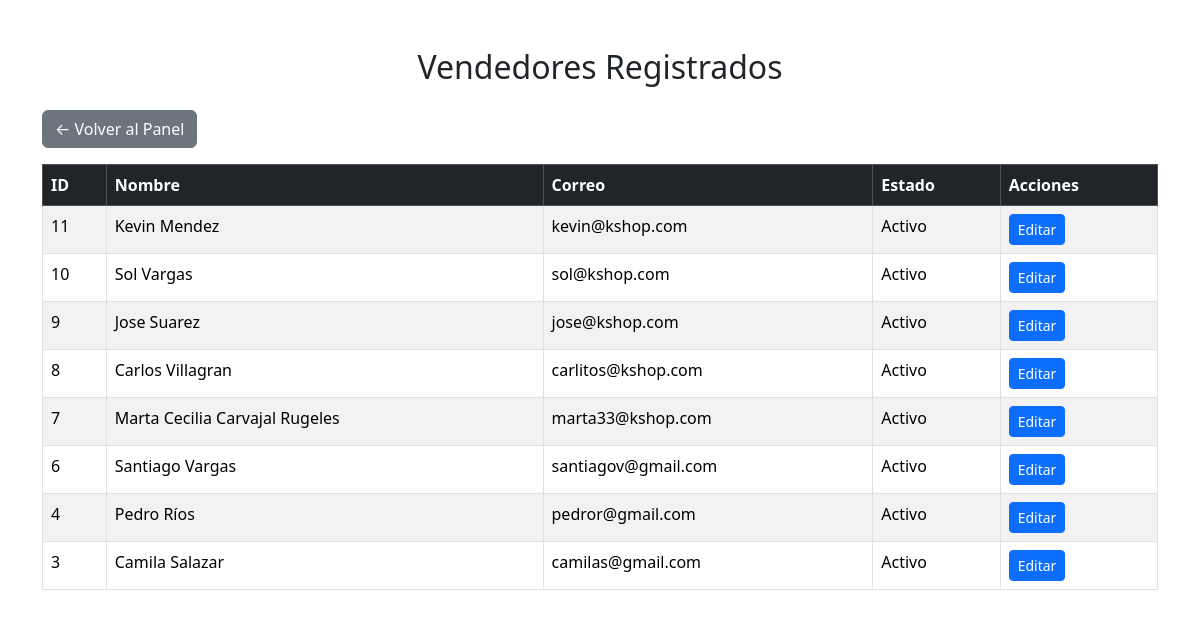
Page /php/consultar_vendedores.php (signed in) on the committed database.
### tables this page shows
CREATE TABLE `empleado` (
  `ID_Empleado` int(11) NOT NULL,
  `Nombre` varchar(50) NOT NULL,
  `Cargo` varchar(50) NOT NULL,
  `Correo` varchar(100) NOT NULL,
  `Contrasena` varchar(255) NOT NULL,
  `Fecha_Contratacion` date DEFAULT (curdate()),
  `Estado` enum('Activo','Inactivo','Suspendido') DEFAULT 'Activo'
);

### php/consultar_vendedores.php (the view, shortened to what this page needs)
<?php
include '../conexion/conexion.php';
?>
<!DOCTYPE html>
<html lang="es">
<head>
  <link rel="stylesheet" href="../Estilos/stilos.css">
  <link href="https://cdn.jsdelivr.net/npm/bootstrap@5.3.7/dist/css/bootstrap.min.css" rel="stylesheet">
</head>
<body>
<div class="container mt-5">
  <h2 class="text-center mb-4">Vendedores Registrados</h2>
  <a href="../Paneles/paneladmin.php" class="btn btn-secondary mb-3">← Volver al Panel</a>
  <?php
  $sql = "SELECT * FROM Empleado WHERE Cargo = 'vendedor' ORDER BY ID_Empleado DESC";
  $resultado = $conexion->query($sql);
  if ($resultado->num_rows > 0): ?>
    <table class="table table-bordered table-striped">
      <thead class="table-dark">
        <tr>
          <th>ID</th>
          <th>Nombre</th>
          <th>Correo</th>
          <th>Estado</th>
          <th>Acciones</th>
        </tr>
      </thead>
      <tbody>
        <?php while ($fila = $resultado->fetch_assoc()): ?>
        <tr>
          <td><?= $fila['ID_Empleado'] ?></td>
          <td><?= $fila['Nombre'] ?></td>
          <td><?= $fila['Correo'] ?></td>
          <td><?= $fila['Estado'] ?></td>
          <td>
            <a href="editar_vendedor.php?id=<?= $fila['ID_Empleado'] ?>" class="btn btn-sm btn-primary">Editar</a>
          </td>
        </tr>
        <?php endwhile; ?>
      </tbody>
    </table>
  <?php else: ?>
    <div class="alert alert-warning">No hay vendedores registrados.</div>
  <?php endif; ?>
</div>
</body>
</html>

### Estilos/stilos.css (style rules this page uses)
body { font-family: Arial, sans-serif; background-color: #fff; margin: 0; padding: 0; }

### rows in the picture
empleado: ID_Empleado "11", Nombre "Kevin Mendez", Correo "kevin@kshop.com", Estado "Activo"
empleado: ID_Empleado "10", Nombre "Sol Vargas", Correo "sol@kshop.com", Estado "Activo"
empleado: ID_Empleado "9", Nombre "Jose Suarez", Correo "jose@kshop.com", Estado "Activo"
empleado: ID_Empleado "8", Nombre "Carlos Villagran", Correo "carlitos@kshop.com", Estado "Activo"
empleado: ID_Empleado "7", Nombre "Marta Cecilia Carvajal Rugeles", Correo "marta33@kshop.com", Estado "Activo"
empleado: ID_Empleado "6", Nombre "Santiago Vargas", Correo "santiagov@gmail.com", Estado "Activo"
empleado: ID_Empleado "4", Nombre "Pedro Ríos", Correo "pedror@gmail.com", Estado "Activo"
empleado: ID_Empleado "3", Nombre "Camila Salazar", Correo "camilas@gmail.com", Estado "Activo"
